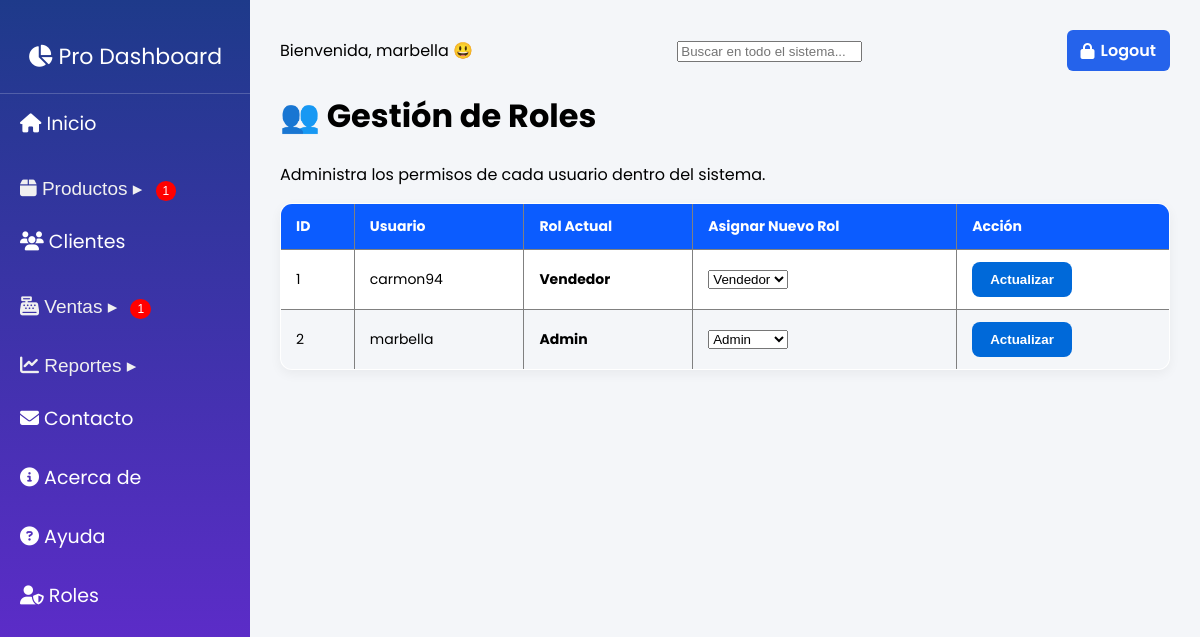
The app's page /index.php?page=roles (signed in) with its own data.
### tables this page shows
CREATE TABLE `users` (
  `id` int(11) NOT NULL,
  `username` varchar(100) NOT NULL,
  `password` varchar(255) NOT NULL,
  `genero` enum('M','F') DEFAULT 'M',
  `role` enum('admin','vendedor','lector') DEFAULT 'lector',
  `created_at` timestamp NOT NULL DEFAULT current_timestamp(),
  `reset_token` varchar(255) DEFAULT NULL,
  `reset_expiry` datetime DEFAULT NULL
);

### sections/roles.php (the view, shortened to what this page needs)
<?php
$usuarios = $conn->query("SELECT id, username, role FROM users ORDER BY id ASC");
$rolesDisponibles = ['admin', 'vendedor', 'lector'];
?>
<div class="roles-container">
    <h1>👥 Gestión de Roles</h1>
    <p>Administra los permisos de cada usuario dentro del sistema.</p>
    <table border="1" cellpadding="8" cellspacing="0" style="width:100%; border-collapse:collapse; text-align:left;">
        <thead style="background:#f4f4f4;">
            <tr>
                <th>ID</th>
                <th>Usuario</th>
                <th>Rol Actual</th>
                <th>Asignar Nuevo Rol</th>
                <th>Acción</th>
            </tr>
        </thead>
        <tbody>
            <?php while ($row = $usuarios->fetch_assoc()): ?>
                <tr>
                    <form method="POST">
                        <td><?= $row['id'] ?></td>
                        <td><?= htmlspecialchars($row['username']) ?></td>
                        <td><strong><?= ucfirst($row['role']) ?></strong></td>
                        <td>
                            <select name="role" required>
                                <?php foreach ($rolesDisponibles as $rol): ?>
                                    <option value="<?= $rol ?>" <?= ($row['role'] === $rol) ? 'selected' : '' ?>>
                                        <?= ucfirst($rol) ?>
                                    </option>
                                <?php endforeach; ?>
                            </select>
                        </td>
                        <td>
                            <button type="submit" class="btn-primary">Actualizar</button>
                        </td>
                    </form>
                </tr>
            <?php endwhile; ?>
        </tbody>
    </table>
</div>

### public/style.css (style rules this page uses)
body { font-family: 'Poppins', sans-serif; margin: 0; padding: 0; height: 100vh; display: flex; overflow-x: hidden; overflow-y: hidden; }
table { width: 100%; border-collapse: collapse; border-radius: 12px; overflow: hidden; box-shadow: 0 4px 12px rgba(0,0,0,0.05); background: white; margin-top: 15px; }
table th, table td { text-align: left; padding: 12px 15px; font-size: 14px; }
table th { background-color: #0b5cff; color: white; }
table tr:nth-child(even) { background-color: #f4f6f9; }
.btn-primary { background: #0066ff; color: white; font-weight: bold; padding: 12px 25px; border: none; border-radius: 8px; cursor: pointer; transition: 0.2s; }
.btn-primary { background-color: #0069d9; border: none; color: #fff; padding: 10px 18px; border-radius: 8px; cursor: pointer; font-weight: bold; transition: background 0.3s; }

### records on screen
users: id "1", username "carmon94", role "Vendedor"
users: id "2", username "marbella", role "Admin"

### other values on screen
$stock_bajo "1"
$vencidas "1"
$saludo "Bienvenida"
$_SESSION['username'] "marbella"
